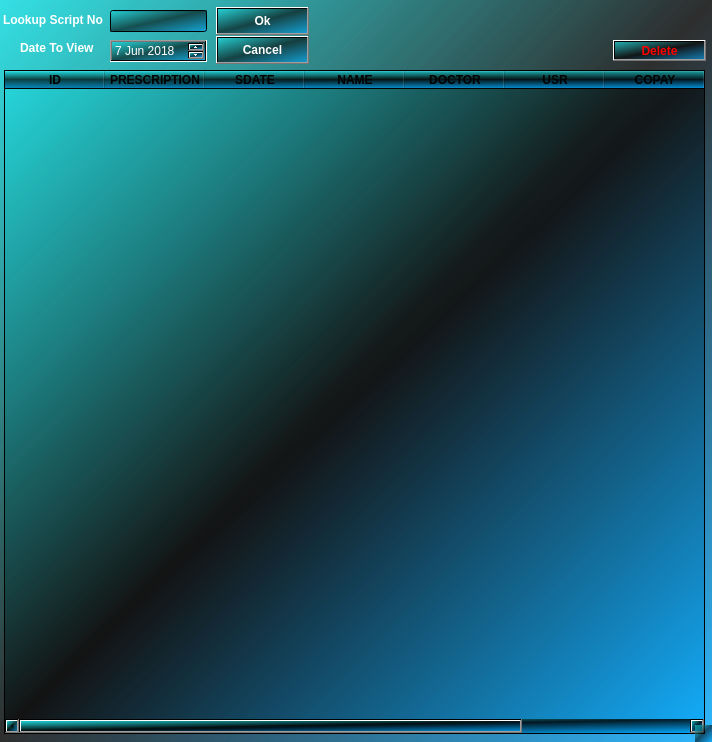
<?xml version="1.0" encoding="UTF-8"?>
<ui version="4.0">
 <class>LookupDialog</class>
 <widget class="QDialog" name="LookupDialog">
  <property name="enabled">
   <bool>true</bool>
  </property>
  <property name="geometry">
   <rect>
    <x>0</x>
    <y>0</y>
    <width>712</width>
    <height>742</height>
   </rect>
  </property>
  <property name="sizePolicy">
   <sizepolicy hsizetype="Fixed" vsizetype="Fixed">
    <horstretch>0</horstretch>
    <verstretch>0</verstretch>
   </sizepolicy>
  </property>
  <property name="minimumSize">
   <size>
    <width>712</width>
    <height>742</height>
   </size>
  </property>
  <property name="maximumSize">
   <size>
    <width>712</width>
    <height>742</height>
   </size>
  </property>
  <property name="windowTitle">
   <string>Dialog</string>
  </property>
  <property name="styleSheet">
   <string notr="true">
background:qlineargradient(spread:repeat, x1:0, y1:0, x2:1, y2:1, stop:0 rgba(32, 221, 225, 179), stop:0.497326 rgba(0, 0, 0, 147), stop:1 rgba(0, 169, 255, 147));
</string>
  </property>
  <property name="sizeGripEnabled">
   <bool>true</bool>
  </property>
  <widget class="QTableWidget" name="LookTree">
   <property name="geometry">
    <rect>
     <x>4</x>
     <y>70</y>
     <width>701</width>
     <height>664</height>
    </rect>
   </property>
   <property name="sizePolicy">
    <sizepolicy hsizetype="Preferred" vsizetype="Preferred">
     <horstretch>50</horstretch>
     <verstretch>50</verstretch>
    </sizepolicy>
   </property>
   <property name="minimumSize">
    <size>
     <width>0</width>
     <height>0</height>
    </size>
   </property>
   <property name="maximumSize">
    <size>
     <width>10000</width>
     <height>10000</height>
    </size>
   </property>
   <property name="palette">
    <palette>
     <active>
      <colorrole role="Button">
       <brush brushstyle="LinearGradientPattern">
        <gradient startx="0.000000000000000" starty="0.000000000000000" endx="1.000000000000000" endy="1.000000000000000" type="LinearGradient" spread="RepeatSpread" coordinatemode="ObjectBoundingMode">
         <gradientstop position="0.000000000000000">
          <color alpha="179">
           <red>32</red>
           <green>221</green>
           <blue>225</blue>
          </color>
         </gradientstop>
         <gradientstop position="0.497326000000000">
          <color alpha="147">
           <red>0</red>
           <green>0</green>
           <blue>0</blue>
          </color>
         </gradientstop>
         <gradientstop position="1.000000000000000">
          <color alpha="147">
           <red>0</red>
           <green>169</green>
           <blue>255</blue>
          </color>
         </gradientstop>
        </gradient>
       </brush>
      </colorrole>
      <colorrole role="Text">
       <brush brushstyle="SolidPattern">
        <color alpha="255">
         <red>255</red>
         <green>255</green>
         <blue>255</blue>
        </color>
       </brush>
      </colorrole>
      <colorrole role="Base">
       <brush brushstyle="NoBrush">
        <color alpha="255">
         <red>0</red>
         <green>0</green>
         <blue>0</blue>
        </color>
       </brush>
      </colorrole>
      <colorrole role="Window">
       <brush brushstyle="LinearGradientPattern">
        <gradient startx="0.000000000000000" starty="0.000000000000000" endx="1.000000000000000" endy="1.000000000000000" type="LinearGradient" spread="RepeatSpread" coordinatemode="ObjectBoundingMode">
         <gradientstop position="0.000000000000000">
          <color alpha="179">
           <red>32</red>
           <green>221</green>
           <blue>225</blue>
          </color>
         </gradientstop>
         <gradientstop position="0.497326000000000">
          <color alpha="147">
           <red>0</red>
           <green>0</green>
           <blue>0</blue>
          </color>
         </gradientstop>
         <gradientstop position="1.000000000000000">
          <color alpha="147">
           <red>0</red>
           <green>169</green>
           <blue>255</blue>
          </color>
         </gradientstop>
        </gradient>
       </brush>
      </colorrole>
     </active>
     <inactive>
      <colorrole role="Button">
       <brush brushstyle="LinearGradientPattern">
        <gradient startx="0.000000000000000" starty="0.000000000000000" endx="1.000000000000000" endy="1.000000000000000" type="LinearGradient" spread="RepeatSpread" coordinatemode="ObjectBoundingMode">
         <gradientstop position="0.000000000000000">
          <color alpha="179">
           <red>32</red>
           <green>221</green>
           <blue>225</blue>
          </color>
         </gradientstop>
         <gradientstop position="0.497326000000000">
          <color alpha="147">
           <red>0</red>
           <green>0</green>
           <blue>0</blue>
          </color>
         </gradientstop>
         <gradientstop position="1.000000000000000">
          <color alpha="147">
           <red>0</red>
           <green>169</green>
           <blue>255</blue>
          </color>
         </gradientstop>
        </gradient>
       </brush>
      </colorrole>
      <colorrole role="Text">
       <brush brushstyle="SolidPattern">
        <color alpha="255">
         <red>255</red>
         <green>255</green>
         <blue>255</blue>
        </color>
       </brush>
      </colorrole>
      <colorrole role="Base">
       <brush brushstyle="NoBrush">
        <color alpha="255">
         <red>0</red>
         <green>0</green>
         <blue>0</blue>
        </color>
       </brush>
      </colorrole>
      <colorrole role="Window">
       <brush brushstyle="LinearGradientPattern">
        <gradient startx="0.000000000000000" starty="0.000000000000000" endx="1.000000000000000" endy="1.000000000000000" type="LinearGradient" spread="RepeatSpread" coordinatemode="ObjectBoundingMode">
         <gradientstop position="0.000000000000000">
          <color alpha="179">
           <red>32</red>
           <green>221</green>
           <blue>225</blue>
          </color>
         </gradientstop>
         <gradientstop position="0.497326000000000">
          <color alpha="147">
           <red>0</red>
           <green>0</green>
           <blue>0</blue>
          </color>
         </gradientstop>
         <gradientstop position="1.000000000000000">
          <color alpha="147">
           <red>0</red>
           <green>169</green>
           <blue>255</blue>
          </color>
         </gradientstop>
        </gradient>
       </brush>
      </colorrole>
     </inactive>
     <disabled>
      <colorrole role="Button">
       <brush brushstyle="LinearGradientPattern">
        <gradient startx="0.000000000000000" starty="0.000000000000000" endx="1.000000000000000" endy="1.000000000000000" type="LinearGradient" spread="RepeatSpread" coordinatemode="ObjectBoundingMode">
         <gradientstop position="0.000000000000000">
          <color alpha="179">
           <red>32</red>
           <green>221</green>
           <blue>225</blue>
          </color>
         </gradientstop>
         <gradientstop position="0.497326000000000">
          <color alpha="147">
           <red>0</red>
           <green>0</green>
           <blue>0</blue>
          </color>
         </gradientstop>
         <gradientstop position="1.000000000000000">
          <color alpha="147">
           <red>0</red>
           <green>169</green>
           <blue>255</blue>
          </color>
         </gradientstop>
        </gradient>
       </brush>
      </colorrole>
      <colorrole role="Text">
       <brush brushstyle="SolidPattern">
        <color alpha="255">
         <red>120</red>
         <green>120</green>
         <blue>120</blue>
        </color>
       </brush>
      </colorrole>
      <colorrole role="Base">
       <brush brushstyle="NoBrush">
        <color alpha="255">
         <red>0</red>
         <green>0</green>
         <blue>0</blue>
        </color>
       </brush>
      </colorrole>
      <colorrole role="Window">
       <brush brushstyle="LinearGradientPattern">
        <gradient startx="0.000000000000000" starty="0.000000000000000" endx="1.000000000000000" endy="1.000000000000000" type="LinearGradient" spread="RepeatSpread" coordinatemode="ObjectBoundingMode">
         <gradientstop position="0.000000000000000">
          <color alpha="179">
           <red>32</red>
           <green>221</green>
           <blue>225</blue>
          </color>
         </gradientstop>
         <gradientstop position="0.497326000000000">
          <color alpha="147">
           <red>0</red>
           <green>0</green>
           <blue>0</blue>
          </color>
         </gradientstop>
         <gradientstop position="1.000000000000000">
          <color alpha="147">
           <red>0</red>
           <green>169</green>
           <blue>255</blue>
          </color>
         </gradientstop>
        </gradient>
       </brush>
      </colorrole>
     </disabled>
    </palette>
   </property>
   <property name="cursor" stdset="0">
    <cursorShape>PointingHandCursor</cursorShape>
   </property>
   <property name="styleSheet">
    <string notr="true">
background:qlineargradient(spread:repeat, x1:0, y1:0, x2:1, y2:1, stop:0 rgba(32, 221, 225, 179), stop:0.497326 rgba(0, 0, 0, 147), stop:1 rgba(0, 169, 255, 147));
font:bold;</string>
   </property>
   <property name="lineWidth">
    <number>1</number>
   </property>
   <property name="selectionBehavior">
    <enum>QAbstractItemView::SelectRows</enum>
   </property>
   <property name="gridStyle">
    <enum>Qt::SolidLine</enum>
   </property>
   <attribute name="verticalHeaderVisible">
    <bool>false</bool>
   </attribute>
   <column>
    <property name="text">
     <string>ID</string>
    </property>
   </column>
   <column>
    <property name="text">
     <string>PRESCRIPTION</string>
    </property>
   </column>
   <column>
    <property name="text">
     <string>SDATE</string>
    </property>
   </column>
   <column>
    <property name="text">
     <string>NAME</string>
    </property>
   </column>
   <column>
    <property name="text">
     <string>DOCTOR</string>
    </property>
   </column>
   <column>
    <property name="text">
     <string>USR</string>
    </property>
   </column>
   <column>
    <property name="text">
     <string>COPAY</string>
    </property>
   </column>
   <column>
    <property name="text">
     <string>RECEIPT</string>
    </property>
   </column>
  </widget>
  <widget class="QLabel" name="label">
   <property name="geometry">
    <rect>
     <x>3</x>
     <y>10</y>
     <width>111</width>
     <height>20</height>
    </rect>
   </property>
   <property name="styleSheet">
    <string notr="true">color:white;
font:bold;
background:transparent;</string>
   </property>
   <property name="text">
    <string>Lookup Script No</string>
   </property>
  </widget>
  <widget class="QLabel" name="label_2">
   <property name="geometry">
    <rect>
     <x>20</x>
     <y>40</y>
     <width>91</width>
     <height>16</height>
    </rect>
   </property>
   <property name="styleSheet">
    <string notr="true">color:white;
font:bold;
background:transparent;</string>
   </property>
   <property name="text">
    <string>Date To View</string>
   </property>
  </widget>
  <widget class="QLineEdit" name="LookNo">
   <property name="geometry">
    <rect>
     <x>110</x>
     <y>10</y>
     <width>97</width>
     <height>22</height>
    </rect>
   </property>
   <property name="styleSheet">
    <string notr="true">color:white;
font:bold;</string>
   </property>
  </widget>
  <widget class="QDateEdit" name="LookDate">
   <property name="geometry">
    <rect>
     <x>110</x>
     <y>40</y>
     <width>97</width>
     <height>22</height>
    </rect>
   </property>
   <property name="styleSheet">
    <string notr="true">color:white;
</string>
   </property>
   <property name="dateTime">
    <datetime>
     <hour>0</hour>
     <minute>0</minute>
     <second>0</second>
     <year>2018</year>
     <month>6</month>
     <day>7</day>
    </datetime>
   </property>
  </widget>
  <widget class="QPushButton" name="LookOk">
   <property name="geometry">
    <rect>
     <x>216</x>
     <y>7</y>
     <width>93</width>
     <height>28</height>
    </rect>
   </property>
   <property name="styleSheet">
    <string notr="true">color:white;
font:bold;</string>
   </property>
   <property name="text">
    <string>Ok</string>
   </property>
  </widget>
  <widget class="QPushButton" name="CancelOk">
   <property name="geometry">
    <rect>
     <x>216</x>
     <y>36</y>
     <width>93</width>
     <height>28</height>
    </rect>
   </property>
   <property name="styleSheet">
    <string notr="true">color:white;
font:bold;</string>
   </property>
   <property name="text">
    <string>Cancel</string>
   </property>
  </widget>
  <widget class="QPushButton" name="LookDelete">
   <property name="geometry">
    <rect>
     <x>613</x>
     <y>40</y>
     <width>93</width>
     <height>21</height>
    </rect>
   </property>
   <property name="styleSheet">
    <string notr="true">color:red;font:bold;</string>
   </property>
   <property name="text">
    <string>Delete</string>
   </property>
  </widget>
 </widget>
 <resources/>
 <connections/>
</ui>
